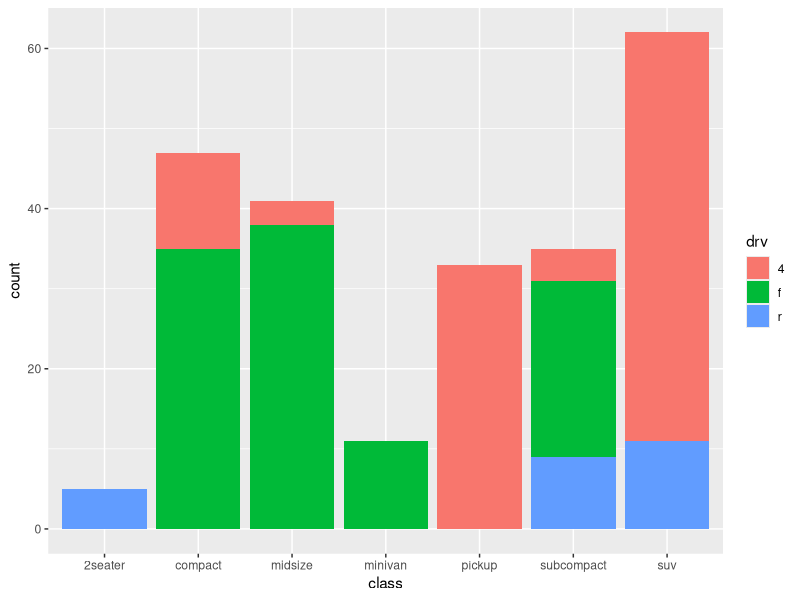
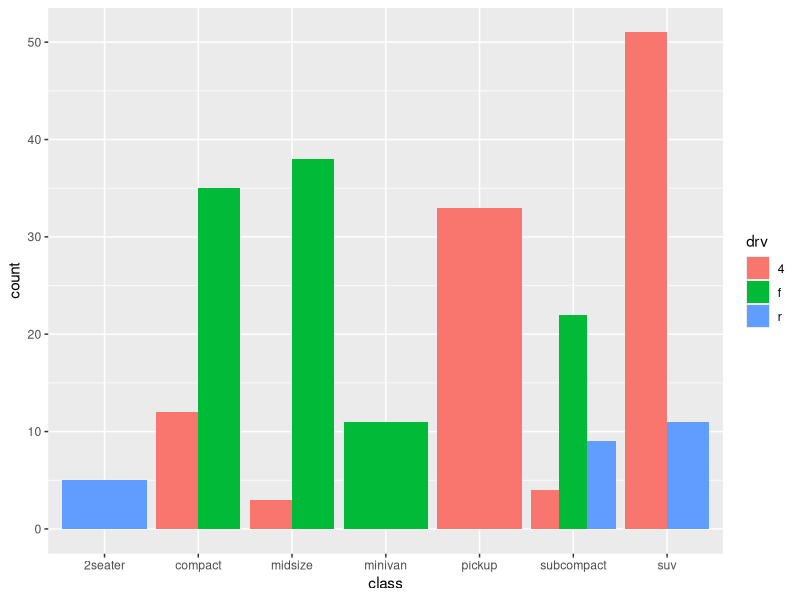
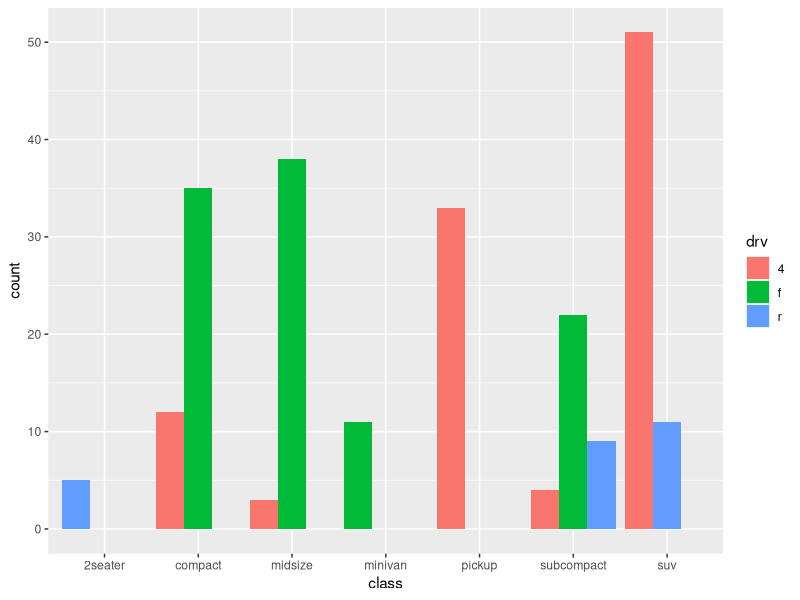
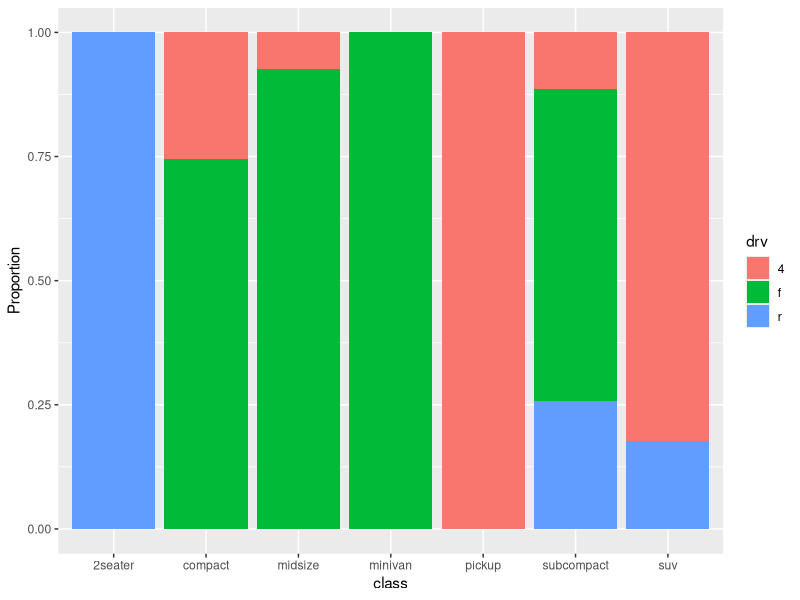
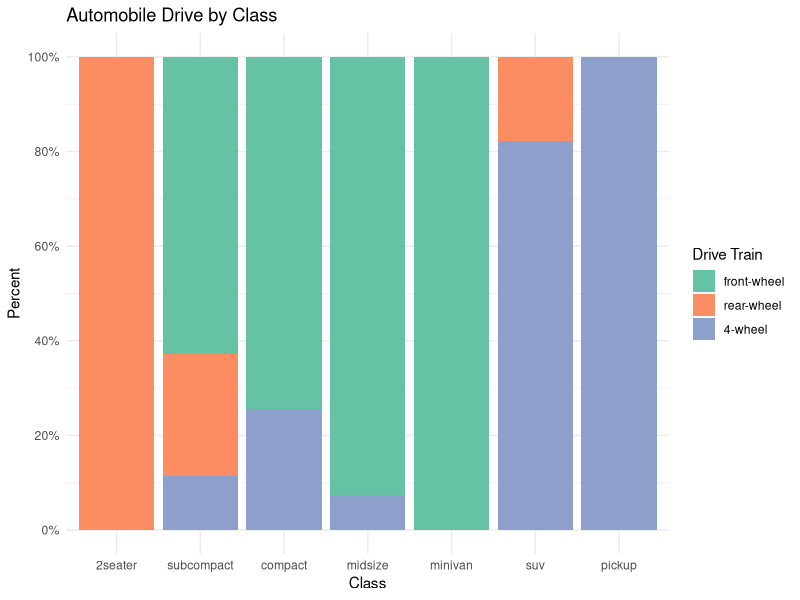
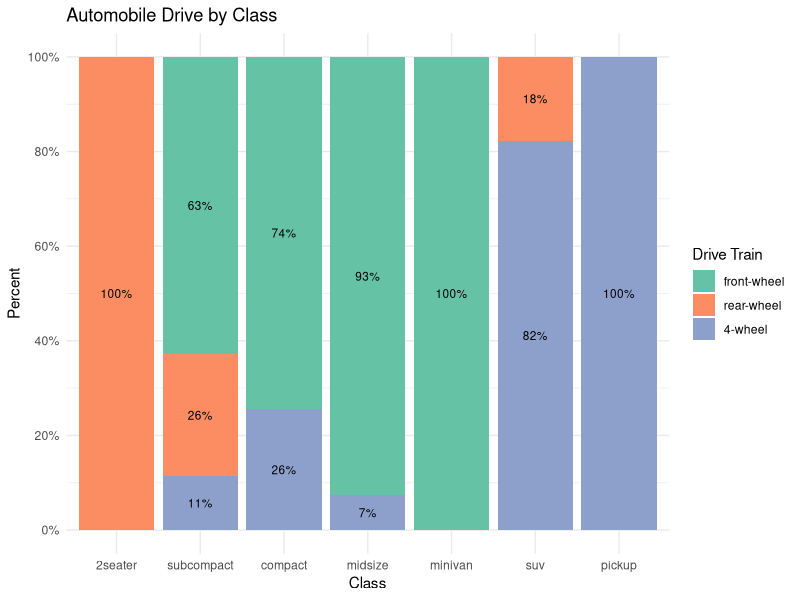
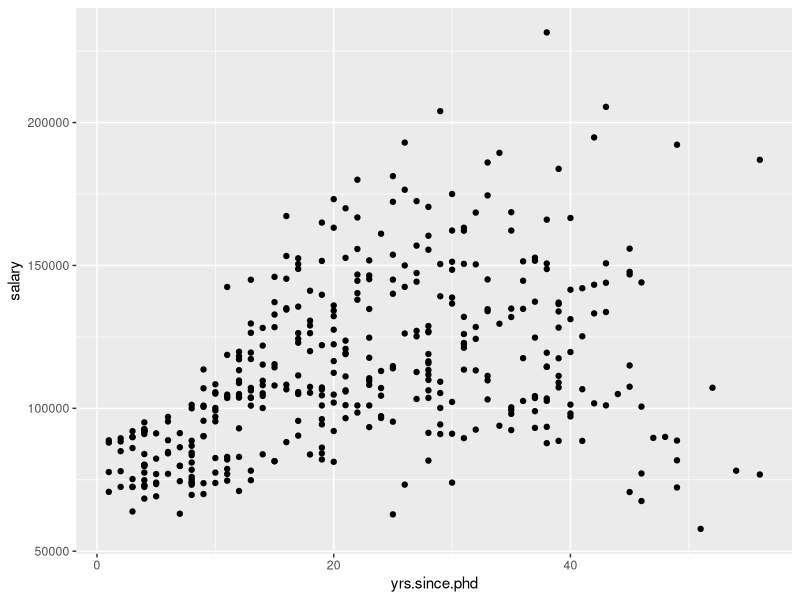
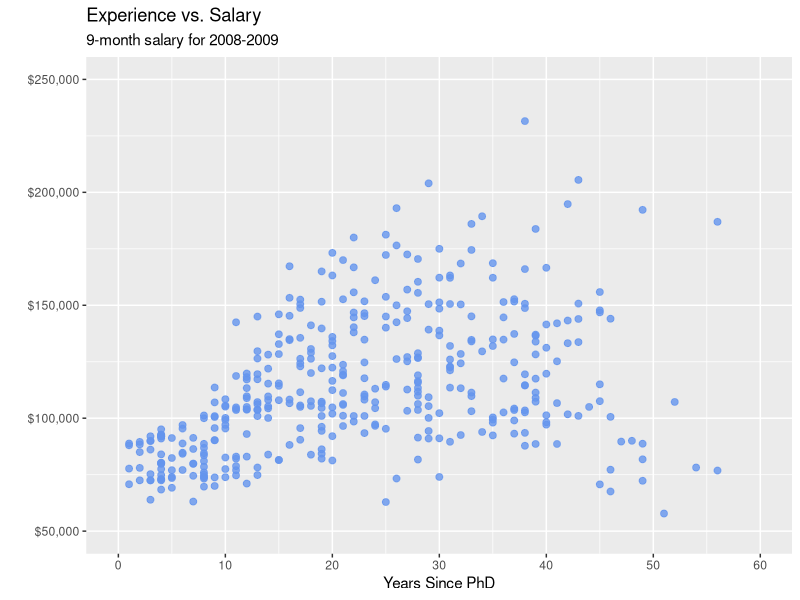

Write R code to recreate these figures, in order. (Note: this script raises an error after producing the figures.)
## ---- chunk 1
library(ggplot2)

# stacked bar chart
ggplot(mpg, 
       aes(x = class, 
           fill = drv)) + 
  geom_bar(position = "stack")
## ---- chunk 2
library(ggplot2)

# grouped bar plot
ggplot(mpg, 
       aes(x = class, 
           fill = drv)) + 
  geom_bar(position = "dodge")
## ---- chunk 3
library(ggplot2)

# grouped bar plot preserving zero count bars
ggplot(mpg, 
    aes(x = class, 
    fill = drv)) + 
  geom_bar(position = position_dodge(preserve = "single"))
## ---- chunk 4
library(ggplot2)

# bar plot, with each bar representing 100%
ggplot(mpg, 
       aes(x = class, 
           fill = drv)) + 
  geom_bar(position = "fill") +
  labs(y = "Proportion")
## ---- chunk 5
library(ggplot2)

# bar plot, with each bar representing 100%, 
# reordered bars, and better labels and colors
library(scales)
ggplot(mpg, 
  aes(x = factor(class,
  levels = c("2seater", "subcompact", 
  "compact", "midsize", "minivan", "suv", "pickup")), fill = factor(drv, 
levels = c("f", "r", "4"),
labels = c("front-wheel", "rear-wheel", 
          "4-wheel")))) + 
  geom_bar(position = "fill") +
  scale_y_continuous(breaks = seq(0, 1, .2), 
                     label = percent) +
  scale_fill_brewer(palette = "Set2") +
  labs(y = "Percent", 
       fill = "Drive Train",
       x = "Class",
       title = "Automobile Drive by Class") +
  theme_minimal()
## ---- chunk 6
# create a summary dataset
library(dplyr)
plotdata <- mpg %>%
  group_by(class, drv) %>%
  summarize(n = n()) %>% 
  mutate(pct = n/sum(n),
         lbl = scales::percent(pct))

plotdata


ggplot(plotdata, 
  aes(x = factor(class,
  levels = c("2seater", "subcompact", 
  "compact", "midsize", "minivan", "suv", "pickup")),y = pct,
  fill = factor(drv, levels = c("f", "r", "4"),
  labels = c("front-wheel","rear-wheel", 
  "4-wheel")))) + 
  geom_bar(stat = "identity",
           position = "fill") +
  scale_y_continuous(breaks = seq(0, 1, .2), 
                     label = percent) +
  geom_text(aes(label = lbl), 
            size = 3, 
            position = position_stack(vjust = 0.5)) +
  scale_fill_brewer(palette = "Set2") +
  labs(y = "Percent", 
       fill = "Drive Train",
       x = "Class",
       title = "Automobile Drive by Class") +
  theme_minimal()
## ---- chunk 7
library(ggplot2)
data(Salaries, package="carData")

# simple scatterplot
ggplot(Salaries, 
       aes(x = yrs.since.phd, 
           y = salary)) +
  geom_point()
## ---- chunk 8
# enhanced scatter plot
ggplot(Salaries, 
       aes(x = yrs.since.phd, 
           y = salary)) +
  geom_point(color="cornflowerblue", 
             size = 2, 
             alpha=.8) +
  scale_y_continuous(label = scales::dollar, 
                     limits = c(50000, 250000)) +
  scale_x_continuous(breaks = seq(0, 60, 10), 
                     limits=c(0, 60)) + 
  labs(x = "Years Since PhD",
       y = "",
       title = "Experience vs. Salary",
       subtitle = "9-month salary for 2008-2009")
## ---- chunk 9
# scatterplot with linear fit line
ggplot(Salaries,
       aes(x = yrs.since.phd, 
           y = salary)) +
  geom_point(color= "steelblue") +
  geom_smooth(method = "lm")
## ---- chunk 10
# scatterplot with quadratic line of best fit
ggplot(Salaries, 
       aes(x = yrs.since.phd, 
           y = salary)) +
  geom_point(color= "steelblue") +
  geom_smooth(method = "lm", 
              formula = y ~ poly(x, 2), 
              color = "indianred3")
## ---- chunk 11
data(gapminder, package="gapminder")

# Select US cases
library(dplyr)
plotdata <- filter(gapminder, 
                   country == "United States")

# simple line plot
ggplot(plotdata, 
       aes(x = year, 
           y = lifeExp)) +
  geom_line()
## ---- chunk 12
# line plot with points
# and improved labeling
ggplot(plotdata, 
       aes(x = year, 
           y = lifeExp)) +
  geom_line(size = 1.5, 
            color = "lightgrey") +
  geom_point(size = 3, 
             color = "steelblue") +
  labs(y = "Life Expectancy (years)", 
       x = "Year",
       title = "Life expectancy changes over time",
       subtitle = "United States (1952-2007)",
       caption = "Source: http://www.gapminder.org/data/")
## ---- chunk 13
data(Salaries, package="carData")

# calculate mean salary for each rank
library(dplyr)
plotdata <- Salaries %>%
  group_by(rank) %>%
  summarize(mean_salary = mean(salary))

# plot mean salaries
ggplot(plotdata, 
       aes(x = rank, 
           y = mean_salary)) +
  geom_bar(stat = "identity")
## ---- chunk 14
# plot mean salaries in a more attractive fashion
library(scales)
ggplot(plotdata, 
       aes(x = factor(rank,
                      labels = c("Assistant\nProfessor",
                                 "Associate\nProfessor",
                                 "Full\nProfessor")), 
                      y = mean_salary)) +
  geom_bar(stat = "identity", 
           fill = "cornflowerblue") +
  geom_text(aes(label = dollar(mean_salary)), 
            vjust = -0.25) +
  scale_y_continuous(breaks = seq(0, 130000, 20000), 
                     label = dollar) +
  labs(title = "Mean Salary by Rank", 
       subtitle = "9-month academic salary for 2008-2009",
       x = "",
       y = "")
## ---- chunk 15
# plot the distribution of salaries 
# by rank using kernel density plots
ggplot(Salaries, 
       aes(x = salary, 
           fill = rank)) +
  geom_density(alpha = 0.4) +
  labs(title = "Salary distribution by rank")
## ---- chunk 16
# plot the distribution of salaries by rank using boxplots
ggplot(Salaries, 
       aes(x = rank, 
           y = salary)) +
  geom_boxplot() +
  labs(title = "Salary distribution by rank")
## ---- chunk 17
# plot the distribution of salaries by rank using boxplots
ggplot(Salaries, aes(x = rank, 
                     y = salary)) +
  geom_boxplot(notch = TRUE, 
               fill = "cornflowerblue", 
               alpha = .7) +
  labs(title = "Salary distribution by rank")
## ---- chunk 18
# plot the distribution of salaries 
# by rank using violin plots
ggplot(Salaries, 
       aes(x = rank,
           y = salary)) +
  geom_violin() +
  labs(title = "Salary distribution by rank")
## ---- chunk 19
# plot the distribution using violin and boxplots
ggplot(Salaries, 
       aes(x = rank, 
           y = salary)) +
  geom_violin(fill = "cornflowerblue") +
  geom_boxplot(width = .2, 
               fill = "orange",
               outlier.color = "orange",
               outlier.size = 2) + 
  labs(title = "Salary distribution by rank")
## ---- chunk 20
# create ridgeline graph
library(ggplot2)
library(ggridges)

ggplot(mpg, 
       aes(x = cty, 
           y = class, 
           fill = class)) +
  geom_density_ridges() + 
  theme_ridges() +
  labs("Highway mileage by auto class") +
  theme(legend.position = "none")
## ---- chunk 21
# calculate means, standard deviations,
# standard errors, and 95% confidence 
# intervals by rank
library(dplyr)
plotdata <- Salaries %>%
  group_by(rank) %>%
  summarize(n = n(),
         mean = mean(salary),
         sd = sd(salary),
         se = sd / sqrt(n),
         ci = qt(0.975, df = n - 1) * sd / 
        sqrt(n))





# plot the means and standard errors
ggplot(plotdata, 
       aes(x = rank, 
           y = mean, 
           group = 1)) +
  geom_point(size = 3) +
  geom_line() +
  geom_errorbar(aes(ymin = mean - se, 
                    ymax = mean + se), 
                width = .1)
## ---- chunk 22
# calculate means and standard errors by rank and sex
plotdata <- Salaries %>%
  group_by(rank, sex) %>%
  summarize(n = n(),
            mean = mean(salary),
            sd = sd(salary),
            se = sd/sqrt(n))

# plot the means and standard errors by sex
ggplot(plotdata, aes(x = rank,
                     y = mean, 
                     group=sex, 
                     color=sex)) +
  geom_point(size = 3) +
  geom_line(size = 1) +
  geom_errorbar(aes(ymin  =mean - se, 
                    ymax = mean+se), 
                width = .1)
## ---- chunk 23
# plot the means and standard errors by sex (dodged)
pd <- position_dodge(0.2)
ggplot(plotdata, 
       aes(x = factor(rank, 
                      labels = c("Assistant\nProfessor",
                                 "Associate\nProfessor",
                                 "Full\nProfessor")), 
           y = mean, 
           group=sex, 
           color=sex)) +
  geom_point(position=pd, 
             size = 3) +
  geom_line(position = pd, 
            size = 1) +
  geom_errorbar(aes(ymin = mean - se, 
                    ymax = mean + se), 
                width = .1, 
                position = pd, 
                size = 1) +
  scale_y_continuous(label = scales::dollar) +
  scale_color_brewer(palette="Set1") +
  theme_minimal() +
  labs(title = "Mean salary by rank and sex",
       subtitle = "(mean +/- standard error)",
       x = "", 
       y = "",
       color = "Gender")
## ---- chunk 24
# plot the distribution of salaries 
# by rank using strip plots
ggplot(Salaries, 
       aes(y = rank, 
           x = salary)) +
  geom_point() + 
  labs(title = "Salary distribution by rank")
## ---- chunk 25
# plot the distribution of salaries
# by rank using jittering
ggplot(Salaries, 
       aes(y = rank, 
           x = salary)) +
  geom_jitter() + 
  labs(title = "Salary distribution by rank")
## ---- chunk 26
# plot the distribution of salaries 
# by rank using jittering
library(scales)
ggplot(Salaries, 
       aes(y = factor(rank,
                      labels = c("Assistant\nProfessor",
                                 "Associate\nProfessor",
                                 "Full\nProfessor")), 
           x = salary, 
           color = rank)) +
  geom_jitter(alpha = 0.7,
              size = 1.5) + 
  scale_x_continuous(label = dollar) +
  labs(title = "Academic Salary by Rank", 
       subtitle = "9-month salary for 2008-2009",
       x = "",
       y = "") +
  theme_minimal() +
  theme(legend.position = "none")

## ---- chunk 27
# plot the distribution of salaries 
# by rank using beewarm-syle plots
library(ggbeeswarm)
library(scales)
ggplot(Salaries, 
       aes(x = factor(rank,
                      labels = c("Assistant\nProfessor",
                                 "Associate\nProfessor",
                                 "Full\nProfessor")), 
           y = salary, 
           color = rank)) +
  geom_quasirandom(alpha = 0.7,
                   size = 1.5) + 
  scale_y_continuous(label = dollar) +
  labs(title = "Academic Salary by Rank", 
       subtitle = "9-month salary for 2008-2009",
       x = "",
       y = "") +
  theme_minimal() +
  theme(legend.position = "none")
## ---- chunk 28
data(gapminder, package="gapminder")

# subset Asian countries in 2007
library(dplyr)
plotdata <- gapminder %>%
  filter(continent == "Asia" & 
         year == 2007)


# Fancy Cleveland plot
ggplot(plotdata, 
       aes(x=lifeExp, 
           y=reorder(country, lifeExp))) +
  geom_point(color="blue", 
             size = 2) +
  geom_segment(aes(x = 40, 
               xend = lifeExp, 
               y = reorder(country, lifeExp), 
               yend = reorder(country, lifeExp)),
               color = "lightgrey") +
  labs (x = "Life Expectancy (years)",
        y = "",
        title = "Life Expectancy by Country",
        subtitle = "GapMinder data for Asia - 2007") +
  theme_minimal() + 
  theme(panel.grid.major = element_blank(),
        panel.grid.minor = element_blank())

